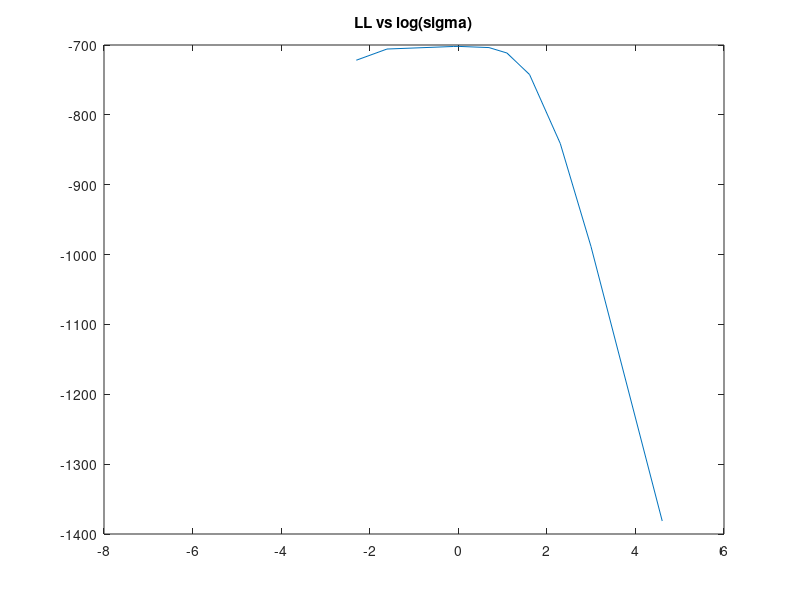
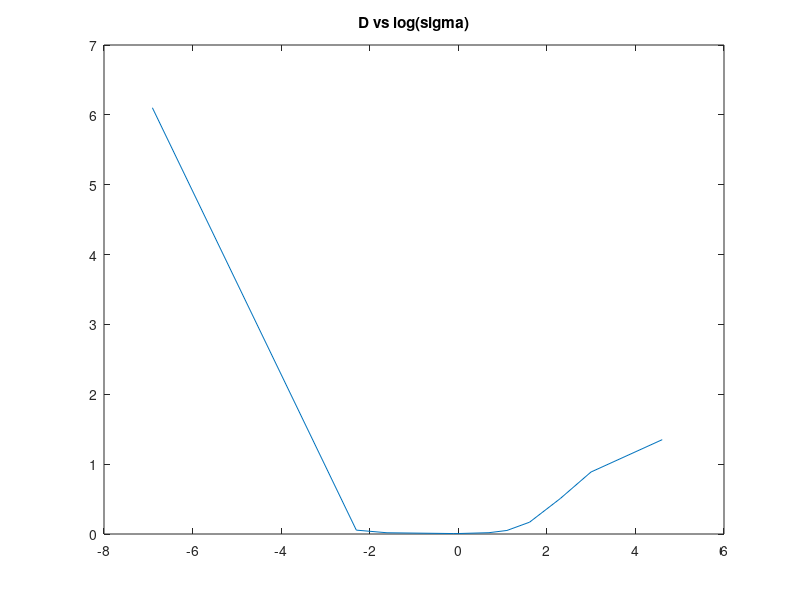

Write MATLAB code to recreate these figures, in order.
S = 4*randn(1,1000);
p = randperm(1000);
l = 750;
T = S(p(1:l));
V = S(p((l+1):1000));
sig = [0.001, 0.1, 0.2, 0.9, 1, 2, 3, 5, 10, 20, 100];
pl=[];
for si = sig
    temp=[];
    for v = V
        x = ((v-T).^2);
        al = log(sum(exp(-x/(2*si^2))));
        temp = [temp al];
    end
   
    pl = [pl sum(temp)-(1000-l)*log(l*si*sqrt(2*pi))];
end
plot(log(sig), pl);
title('LL vs log(sigma)');
[val, pos] = max(pl);
fprintf('Best LL is given for sigma = %0.3f\n', sig(pos));
pl=[];
for si=sig
    temp = [];
    for v=V
        ph = sum(exp(-((v-T).^2)/(2*si^2)))/(l*si*sqrt(2*pi));
        x = (exp(-v^2/32)/(4*sqrt(2*pi)) - ph)^2;
        temp = [temp x];
    end
    pl = [pl sum(temp)];
end
figure;
plot(log(sig), pl);
title('D vs log(sigma)');
[v,po] = min(pl);
fprintf('Best D is given for sigma = %.3f\n', sig(po));
fprintf('D value for sigma giving best LL = %.5f\n', pl(pos));